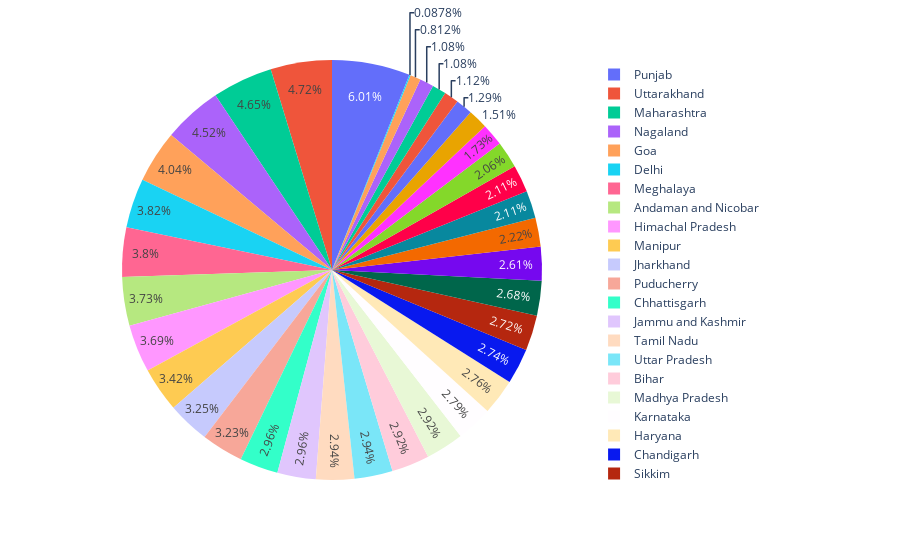

Notebook source saved alongside this figure:
### Markdown cell above
#### What is the death ratio in India?

### Code cell
px.pie(names="State/UTs",values="Death Ratio (%)",data_frame=df)

### Figure 1 — Plotly figure (JSON) as saved in the notebook; plotly's stock layout.template omitted (floating-point values rounded to 4 significant figures)
{"data": [{"domain": {"x": [0, 1], "y": [0, 1]}, "hovertemplate": "State/UTs=%{label}<br>Death Ratio (%)=%{value}<extra></extra>", "labels": ["Andaman and Nicobar", "Andhra Pradesh", "Arunachal Pradesh", "Assam", "Bihar", "Chandigarh", "Chhattisgarh", "Dadra and Nagar Haveli and Daman and Diu", "Delhi", "Goa", "Gujarat", "Haryana", "Himachal Pradesh", "Jammu and Kashmir", "Jharkhand", "Karnataka", "Kerala", "Ladakh", "Lakshadweep", "Madhya Pradesh", "Maharashtra", "Manipur", "Meghalaya", "Mizoram", "Nagaland", "Odisha", "Puducherry", "Punjab", "Rajasthan", "Sikkim", "Tamil Nadu", "Telengana", "Tripura", "Uttar Pradesh", "Uttarakhand", "West Bengal"], "legendgroup": "", "name": "", "showlegend": true, "type": "pie", "values": [1.7, 0.69, 0.49, 0.96, 1.33, 1.25, 1.35, 0.04, 1.74, 1.84, 1.22, 1.26, 1.68, 1.35, 1.48, 1.27, 0.51, 1.01, 0.49, 1.33, 2.12, 1.56, 1.73, 0.37, 2.06, 0.79, 1.47, 2.74, 0.94, 1.24, 1.34, 0.59, 0.96, 1.34, 2.15, 1.19]}], "layout": {"autosize": true, "legend": {"tracegroupgap": 0}, "margin": {"t": 60}}}
